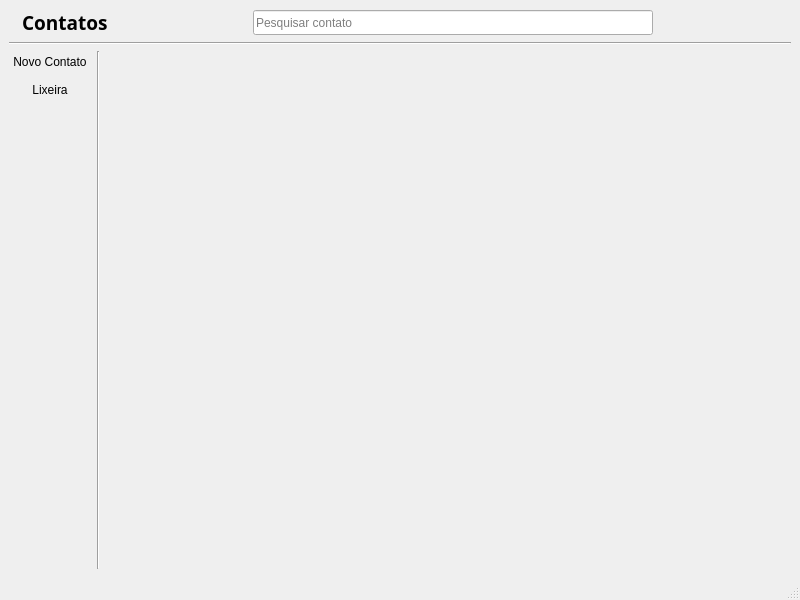
<?xml version="1.0" encoding="UTF-8"?>
<ui version="4.0">
 <class>MainWindow</class>
 <widget class="QMainWindow" name="MainWindow">
  <property name="geometry">
   <rect>
    <x>0</x>
    <y>0</y>
    <width>800</width>
    <height>600</height>
   </rect>
  </property>
  <property name="windowTitle">
   <string>MainWindow</string>
  </property>
  <widget class="QWidget" name="centralwidget">
   <layout class="QVBoxLayout" name="verticalLayout_2">
    <item>
     <layout class="QHBoxLayout" name="horizontalLayout">
      <item>
       <widget class="QLabel" name="label">
        <property name="text">
         <string/>
        </property>
        <property name="pixmap">
         <pixmap>../assets/icons/icont.png</pixmap>
        </property>
        <property name="scaledContents">
         <bool>true</bool>
        </property>
       </widget>
      </item>
      <item>
       <widget class="QLabel" name="label_2">
        <property name="font">
         <font>
          <family>Arial Black</family>
          <pointsize>14</pointsize>
          <weight>75</weight>
          <bold>true</bold>
         </font>
        </property>
        <property name="text">
         <string>Contatos</string>
        </property>
       </widget>
      </item>
      <item>
       <spacer name="horizontalSpacer">
        <property name="orientation">
         <enum>Qt::Horizontal</enum>
        </property>
        <property name="sizeHint" stdset="0">
         <size>
          <width>40</width>
          <height>20</height>
         </size>
        </property>
       </spacer>
      </item>
      <item>
       <widget class="QLineEdit" name="campo_pesquisa">
        <property name="sizePolicy">
         <sizepolicy hsizetype="Expanding" vsizetype="Fixed">
          <horstretch>0</horstretch>
          <verstretch>0</verstretch>
         </sizepolicy>
        </property>
        <property name="minimumSize">
         <size>
          <width>400</width>
          <height>25</height>
         </size>
        </property>
        <property name="placeholderText">
         <string>Pesquisar contato</string>
        </property>
       </widget>
      </item>
      <item>
       <spacer name="horizontalSpacer_2">
        <property name="orientation">
         <enum>Qt::Horizontal</enum>
        </property>
        <property name="sizeHint" stdset="0">
         <size>
          <width>40</width>
          <height>20</height>
         </size>
        </property>
       </spacer>
      </item>
     </layout>
    </item>
    <item>
     <widget class="Line" name="line_2">
      <property name="orientation">
       <enum>Qt::Horizontal</enum>
      </property>
     </widget>
    </item>
    <item>
     <layout class="QGridLayout" name="gridLayout">
      <item row="0" column="0">
       <layout class="QVBoxLayout" name="verticalLayout">
        <item>
         <widget class="QPushButton" name="novo_contato">
          <property name="text">
           <string>Novo Contato</string>
          </property>
          <property name="icon">
           <iconset>
            <normaloff>../assets/icons/iconadd.png</normaloff>../assets/icons/iconadd.png</iconset>
          </property>
          <property name="flat">
           <bool>true</bool>
          </property>
         </widget>
        </item>
        <item>
         <widget class="QPushButton" name="lixeira">
          <property name="text">
           <string>Lixeira</string>
          </property>
          <property name="icon">
           <iconset>
            <normaloff>../assets/icons/icontrash.png</normaloff>../assets/icons/icontrash.png</iconset>
          </property>
          <property name="flat">
           <bool>true</bool>
          </property>
         </widget>
        </item>
        <item>
         <spacer name="verticalSpacer">
          <property name="orientation">
           <enum>Qt::Vertical</enum>
          </property>
          <property name="sizeHint" stdset="0">
           <size>
            <width>20</width>
            <height>40</height>
           </size>
          </property>
         </spacer>
        </item>
       </layout>
      </item>
      <item row="0" column="2">
       <widget class="QStackedWidget" name="painel">
        <property name="currentIndex">
         <number>-1</number>
        </property>
       </widget>
      </item>
      <item row="0" column="1">
       <widget class="Line" name="line">
        <property name="orientation">
         <enum>Qt::Vertical</enum>
        </property>
       </widget>
      </item>
     </layout>
    </item>
   </layout>
  </widget>
  <widget class="QMenuBar" name="menubar">
   <property name="geometry">
    <rect>
     <x>0</x>
     <y>0</y>
     <width>800</width>
     <height>21</height>
    </rect>
   </property>
  </widget>
  <widget class="QStatusBar" name="statusbar"/>
 </widget>
 <resources/>
 <connections/>
</ui>
